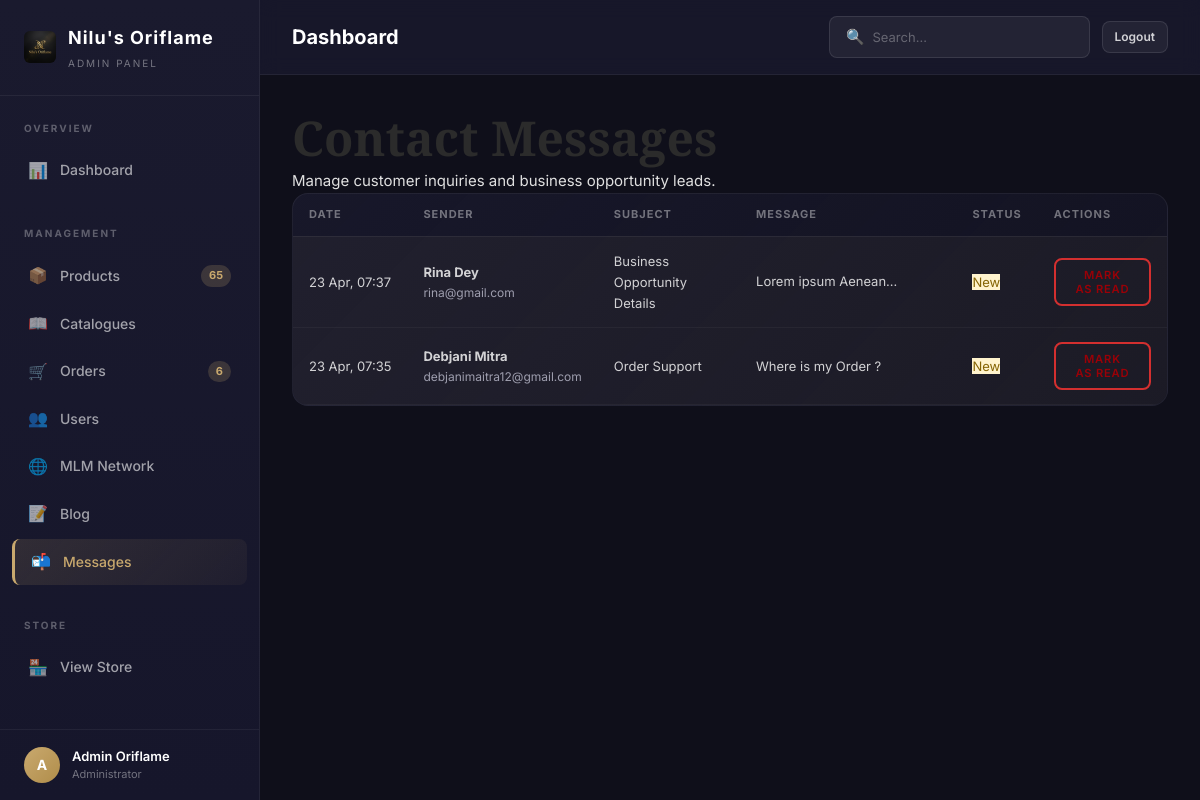
/oriflame-admin-panel-x9k2/messages (signed in), run on the app's committed database.
### models.py (models this page shows, shortened)
class User(UserMixin, db.Model):
    __tablename__ = 'users'
    id = db.Column(db.Integer, primary_key=True)
    email = db.Column(db.String(120), unique=True, nullable=False, index=True)
    password_hash = db.Column(db.String(256), nullable=False)
    first_name = db.Column(db.String(50), nullable=False)
    last_name = db.Column(db.String(50), nullable=False)
    phone = db.Column(db.String(15))
    avatar_url = db.Column(db.String(256))
    role = db.Column(db.String(20), nullable=False, default='customer')  # customer, partner, admin
    sponsor_id = db.Column(db.Integer, db.ForeignKey('users.id'), nullable=True)
    join_date = db.Column(db.DateTime, default=datetime.utcnow)
    is_active = db.Column(db.Boolean, default=True)
    total_sales = db.Column(db.Float, default=0.0)
    total_commission = db.Column(db.Float, default=0.0)
    sponsor = db.relationship('User', remote_side=[id], backref='downlines')
    addresses = db.relationship('Address', backref='user', lazy='dynamic', cascade='all, delete-orphan')
    orders = db.relationship('Order', backref='user', lazy='dynamic', cascade='all, delete-orphan')
    cart = db.relationship('Cart', backref='user', uselist=False, cascade='all, delete-orphan')
    wishlist_items = db.relationship('Wishlist', backref='user', lazy='dynamic', cascade='all, delete-orphan')
    commissions = db.relationship('MLMCommission', backref='user', lazy='dynamic', cascade='all, delete-orphan', foreign_keys='MLMCommission.user_id')
    @property
    def full_name(self):
        return f"{self.first_name} {self.last_name}"
    @property
    def is_admin(self):
        return self.role == 'admin'

class ContactMessage(db.Model):
    __tablename__ = 'contact_messages'
    id = db.Column(db.Integer, primary_key=True)
    first_name = db.Column(db.String(100), nullable=False)
    last_name = db.Column(db.String(100), nullable=False)
    email = db.Column(db.String(120), nullable=False)
    subject = db.Column(db.String(200))
    message = db.Column(db.Text, nullable=False)
    is_read = db.Column(db.Boolean, default=False)
    created_at = db.Column(db.DateTime, default=datetime.utcnow)

### app.py (the view)
@app.route('/oriflame-admin-panel-x9k2/messages', methods=['GET'])
@login_required
@admin_required
def admin_messages():
    messages_list = ContactMessage.query.order_by(ContactMessage.created_at.desc()).all()
    return render_template('admin/messages.html', messages=messages_list)

### app.py (called while the page is built)
@login_manager.user_loader
def load_user(user_id):
    return User.query.get(int(user_id))

@app.context_processor
def inject_globals():
    categories = Category.query.filter_by(is_active=True).order_by(Category.display_order).all()
    cart_count = 0
    wishlist_count = 0
    product_count = 0
    pending_orders = 0
    if current_user.is_authenticated:
        if current_user.cart:
            cart_count = current_user.cart.item_count
        wishlist_count = Wishlist.query.filter_by(user_id=current_user.id).count()
        if current_user.is_admin:
            product_count = Product.query.count()
            pending_orders = Order.query.filter_by(status='pending').count()
    return dict(
        categories=categories,
        cart_count=cart_count,
        wishlist_count=wishlist_count,
        product_count=product_count,
        pending_orders=pending_orders
    )

def admin_required(f):
    @wraps(f)
    def decorated_function(*args, **kwargs):
        if not current_user.is_authenticated or not current_user.is_admin:
            abort(404)  # Return 404 to hide admin panel existence
        return f(*args, **kwargs)
    return decorated_function

### models.py (called while the page is built)
    @property
    def item_count(self):
        return sum(item.quantity for item in self.items)

### templates/admin/messages.html (shortened to what this page needs)
{% extends "admin/admin_base.html" %}
{% block admin_content %}
<div class="admin-header">
    <div>
        <h1>Contact Messages</h1>
        <p>Manage customer inquiries and business opportunity leads.</p>
    </div>
</div>
<div class="admin-card">
    <div class="admin-table-wrapper">
        <table class="admin-table">
            <thead>
                <tr>
                    <th>Date</th>
                    <th>Sender</th>
                    <th>Subject</th>
                    <th>Message</th>
                    <th>Status</th>
                    <th>Actions</th>
                </tr>
            </thead>
            <tbody>
                {% for msg in messages %}
                <tr class="{% if not msg.is_read %}unread-row{% endif %}" id="msg-row-{{ msg.id }}">
                    <td style="white-space: nowrap; font-size: 13px;">{{ msg.created_at.strftime('%d %b, %H:%M') }}</td>
                    <td>
                        <div style="font-weight: 700;">{{ msg.first_name }} {{ msg.last_name }}</div>
                        <div style="font-size: 12px; color: var(--color-text-muted);">{{ msg.email }}</div>
                    </td>
                    <td><span class="badge">{{ msg.subject }}</span></td>
                    <td style="max-width: 400px;">
                        <div class="message-preview" onclick="toggleFullMessage(this)">
                            {{ msg.message }}
                        </div>
                    </td>
                    <td>
                        <span class="badge {% if msg.is_read %}badge-success{% else %}badge-warning{% endif %}" id="msg-status-{{ msg.id }}">
                            {{ 'Read' if msg.is_read else 'New' }}
                        </span>
                    </td>
                    <td>
                        <button class="btn btn-sm {% if msg.is_read %}btn-success{% else %}btn-outline{% endif %}" onclick="toggleRead({{ msg.id }})">
                        </button>
                    </td>
                </tr>
                {% else %}
                <tr>
                    <td colspan="6" style="text-align: center; padding: 48px;">No messages yet.</td>
                </tr>
                {% endfor %}
            </tbody>
        </table>
    </div>
</div>
{% endblock %}

### templates/admin/admin_base.html (shortened to what this page needs)
<!DOCTYPE html>
<html lang="en">
<head>
  <link rel="stylesheet" href="/static/css/main.css">
  <link rel="stylesheet" href="/static/css/admin.css">
</head>
<body>
  <div class="admin-layout">
    <aside class="admin-sidebar">
      <div class="admin-sidebar-header">
        <div class="admin-logo">
          <img src="/static/images/logo.png" alt="Logo" style="height: 32px; border-radius: 6px;">
          <div>
            Nilu's Oriflame
            <small>Admin Panel</small>
          </div>
        </div>
      </div>
      <nav class="admin-nav">
        <div class="admin-nav-section">
          <div class="admin-nav-section-title">Overview</div>
          <a href="/oriflame-admin-panel-x9k2/" class="admin-nav-link {% if request.path == '/oriflame-admin-panel-x9k2/' %}active{% endif %}">
            <span class="nav-icon">📊</span> Dashboard
          </a>
        </div>
        <div class="admin-nav-section">
          <div class="admin-nav-section-title">Management</div>
          <a href="/oriflame-admin-panel-x9k2/products" class="admin-nav-link {% if 'products' in request.path %}active{% endif %}">
            <span class="nav-icon">📦</span> Products
            <span class="nav-badge">{{ product_count or '' }}</span>
          </a>
          <a href="/oriflame-admin-panel-x9k2/catalogues" class="admin-nav-link {% if 'catalogues' in request.path %}active{% endif %}">
            <span class="nav-icon">📖</span> Catalogues
          </a>
          <a href="/oriflame-admin-panel-x9k2/orders" class="admin-nav-link {% if 'orders' in request.path %}active{% endif %}">
            <span class="nav-icon">🛒</span> Orders
            <span class="nav-badge">{{ pending_orders or '' }}</span>
          </a>
          <a href="/oriflame-admin-panel-x9k2/users" class="admin-nav-link {% if 'users' in request.path %}active{% endif %}">
            <span class="nav-icon">👥</span> Users
          </a>
          <a href="/oriflame-admin-panel-x9k2/mlm" class="admin-nav-link {% if 'mlm' in request.path %}active{% endif %}">
            <span class="nav-icon">🌐</span> MLM Network
          </a>
          <a href="/oriflame-admin-panel-x9k2/blog" class="admin-nav-link {% if 'blog' in request.path %}active{% endif %}">
            <span class="nav-icon">📝</span> Blog
          </a>
          <a href="/oriflame-admin-panel-x9k2/messages" class="admin-nav-link {% if 'messages' in request.path %}active{% endif %}">
            <span class="nav-icon">📬</span> Messages
          </a>
        </div>
        <div class="admin-nav-section">
          <div class="admin-nav-section-title">Store</div>
          <a href="/" class="admin-nav-link" target="_blank">
            <span class="nav-icon">🏪</span> View Store
          </a>
        </div>
      </nav>
      <div class="admin-sidebar-footer">
        <div class="admin-user-info">
          <div class="admin-user-avatar">{{ current_user.first_name[0] }}</div>
          <div>
            <div class="admin-user-name">{{ current_user.full_name }}</div>
            <div class="admin-user-role">Administrator</div>
          </div>
        </div>
      </div>
    </aside>
    <main class="admin-main">
      <div class="admin-topbar">
        <h2>{% block page_title %}Dashboard{% endblock %}</h2>
        <div class="admin-topbar-actions">
          <div class="admin-search">
            <span>🔍</span>
            <input type="text" placeholder="Search...">
          </div>
          <a href="/logout" class="admin-btn admin-btn-secondary admin-btn-sm">Logout</a>
        </div>
      </div>
      <div class="admin-content">
        {% block admin_content %}{% endblock %}
      </div>
    </main>
  </div>
</body>
</html>

### static/css/main.css (style rules this page uses)
:root { --color-primary: #2b2b2b; --color-primary-light: #444444; --color-primary-dark: #1a1a1a; --color-accent: #d32f2f; --color-accent-light: #e0e0e0; --color-accent-dark: #9a0007; --color-accent-glow: rgba(211, 47, 47, 0.3); --color-white: #ffffff; --color-bg: #faf9f7; --color-bg-alt: #f3f1ed; --color-bg-card: #ffffff; --color-border: #e8e5df; --color-border-light: #f0eee9; --color-text: #1a1a2e; --color-text-secondary: #6b6b7b; --color-text-muted: #9e9eae; --color-success: #2ecc71; --color-success-bg: #eafaf1; --color-warning: #f39c12; --color-warning-bg: #fef9e7; --color-danger: #e74c3c; --color-danger-bg: #fdedec; --color-info: #3498db; --color-info-bg: #ebf5fb; --font-body: 'Inter', -apple-system, BlinkMacSystemFont, sans-serif; --font-heading: 'Playfair Display', Georgia, serif; --font-size-xs: 0.7rem; --font-size-sm: 0.8rem; --font-size-base: 0.9375rem; --font-size-md: 1.05rem; --font-size-lg: 1.15rem; --font-size-xl: 1.4rem; --font-size-2xl: 1.85rem; --font-size-3xl: 2.3rem; --font-size-4xl: 3rem; --space-xs: 0.2rem; --space-sm: 0.4rem; --space-md: 0.85rem; --space-lg: 1.25rem; --space-xl: 1.75rem; --space-2xl: 2.5rem; --space-3xl: 3.5rem; --space-4xl: 5rem; --container-max: 1200px; --container-wide: 1360px; --header-height: 64px; --sidebar-width: 280px; --radius-sm: 6px; --radius-md: 10px; --radius-lg: 16px; --radius-xl: 24px; --radius-full: 9999px; --shadow-xs: 0 1px 2px rgba(0, 0, 0, 0.04); --shadow-sm: 0 2px 8px rgba(0, 0, 0, 0.06); --shadow-md: 0 4px 16px rgba(0, 0, 0, 0.08); --shadow-lg: 0 8px 32px rgba(0, 0, 0, 0.1); --shadow-xl: 0 16px 48px rgba(0, 0, 0, 0.12); --shadow-accent: 0 4px 20px rgba(201, 169, 110, 0.25); --transition-fast: 150ms ease; --transition-base: 250ms ease; --transition-slow: 400ms ease; --transition-spring: 400ms cubic-bezier(0.34, 1.56, 0.64, 1); --z-dropdown: 100; --z-sticky: 200; --z-overlay: 300; --z-modal: 400; --z-toast: 500; }
*, *::before, *::after { box-sizing: border-box; margin: 0; padding: 0; }
html { scroll-behavior: smooth; -webkit-font-smoothing: antialiased; -moz-osx-font-smoothing: grayscale; }
body { font-family: var(--font-body); font-size: var(--font-size-base); color: var(--color-text); background-color: var(--color-bg); line-height: 1.6; overflow-x: hidden; }
h1, h2, h3, h4, h5, h6 { font-family: var(--font-heading); font-weight: 600; line-height: 1.3; color: var(--color-primary); }
h1 { font-size: var(--font-size-4xl); }
h2 { font-size: var(--font-size-3xl); }
a { color: var(--color-accent-dark); text-decoration: none; transition: color var(--transition-fast); }
img { max-width: 100%; height: auto; display: block; }
button, input, select, textarea { font-family: inherit; font-size: inherit; border: none; outline: none; }
button { cursor: pointer; background: none; }
.btn { display: inline-flex; align-items: center; justify-content: center; gap: var(--space-sm); padding: 12px 28px; font-weight: 600; font-size: var(--font-size-sm); border-radius: 8px; transition: all var(--transition-base); text-transform: uppercase; letter-spacing: 0.8px; cursor: pointer; border: 2px solid transparent; position: relative; overflow: hidden; }
.btn::after { content: ''; position: absolute; inset: 0; background: linear-gradient(rgba(255,255,255,0.1), transparent); opacity: 0; transition: opacity var(--transition-fast); }
.btn-outline { border-color: var(--color-accent); color: var(--color-accent-dark); background: transparent; }
.btn-sm { padding: 8px 18px; font-size: var(--font-size-xs); }

### templates/admin/messages.html (style rules this page uses)
.unread-row { background-color: rgba(201, 169, 110, 0.05); }
.message-preview { font-size: 13px; line-height: 1.5; max-height: 1.5em; overflow: hidden; text-overflow: ellipsis; cursor: pointer; display: -webkit-box; -webkit-line-clamp: 1; -webkit-box-orient: vertical; transition: all 0.3s ease; }
.badge-warning { background: #fff3cd; color: #856404; }

### data on the page
User: first_name "A", full_name "Admin Oriflame"
ContactMessage: created_at "23 Apr, 07:37", first_name "Rina", last_name "Dey", email "rina@gmail.com", subject "Business Opportunity Details", message "Lorem ipsum…", is_read "New"
ContactMessage: created_at "23 Apr, 07:35", first_name "Debjani", last_name "Mitra", email "debjanimaitra12@gmail.com", subject "Order Support", message "Where is my Order ?", is_read "New"

### other printed values
{{ product_count or '' }} "65"
{{ pending_orders or '' }} "6"
